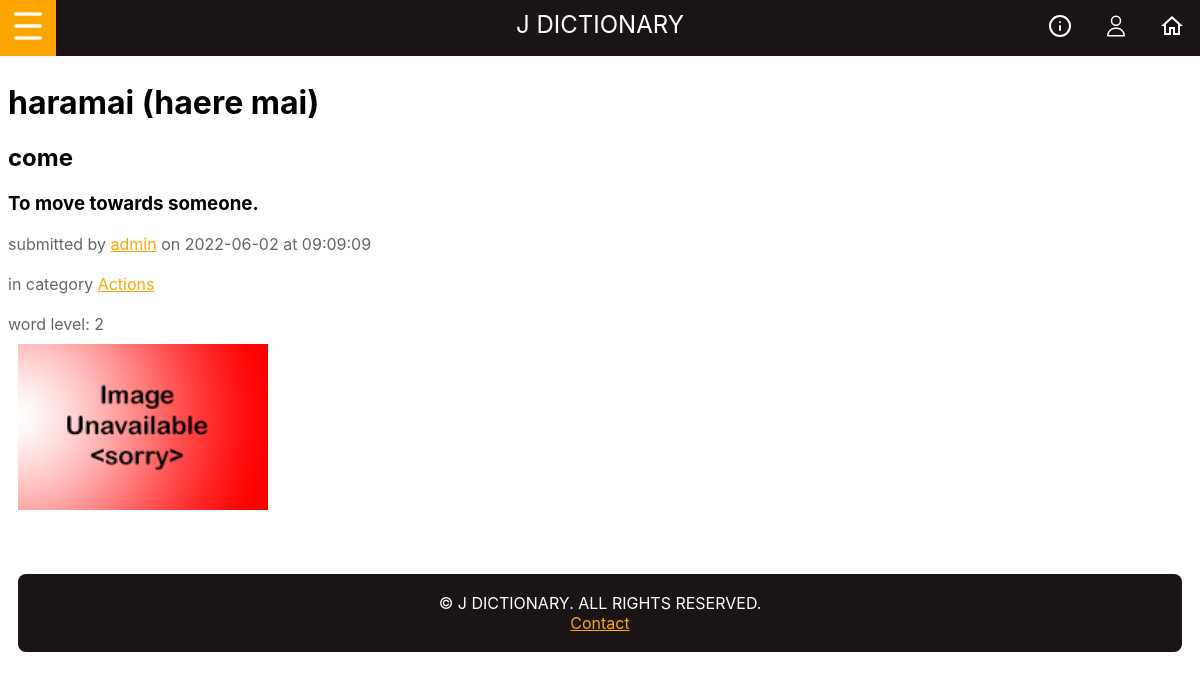
The app's page /word/1 with its own data.
### tables this page shows
CREATE TABLE "word"
(
	id integer
		constraint word_pk
			primary key autoincrement,
	english varchar(60),
	maori varchar(80),
	description varchar(400),
	timestamp timestamp,
	in_category varchar(60),
	added_by varchar(30),
	image varchar(120),
	wordlevel varchar(2)
);

CREATE TABLE category
(
    id          integer
        constraint category_pk
            primary key autoincrement
        constraint category_word_in_category_fk
            references word (in_category),
    name        varchar(60),
    description varchar(400)
);

### app.py (the view)
@app.route('/word/<word>')
def render_word_page(word):
    con = create_connection(DB_NAME)
    query = 'SELECT id FROM word where id=?'
    cur = con.cursor()
    cur.execute(query, (word,))
    word_query = cur.fetchall()
    con.close()
    print(word_query)
    if not word_query:
        return redirect('/?error=Word+does+not+exist')
    return render_template('word.html', categories=fetch_categories(), cur_category=word, logged_in=is_logged_in(),
                           admin=is_admin(), word_data=fetch_word_data(word), category_name=id_to_category(word))

### app.py (called while the page is built)
def timestamp_and_data(active_list, target_list):
    for i in active_list:
        x = int(i[5])
        x /= 1000
        timestamp = datetime.fromtimestamp(x, timezone)
        timestamp_str = str(timestamp)  # need it to be a string!
        timestamp_fh = timestamp_str[
                       0:len(timestamp_str) - 15]  # cuts off the hr, min, sec so i can add 'at' between date and time
        timestamp_lh = timestamp_str[11:len(timestamp_str) - 6]  # cuts off '+12'
        timestamp = timestamp_fh + ' at ' + timestamp_lh
        target_list.append(
            [i[0], i[1], i[2], i[3], i[4], timestamp, i[6], i[7], i[8]])

def id_to_category(word):
    con = create_connection(DB_NAME)
    query = 'SELECT in_category FROM word WHERE id=?'
    cur = con.cursor()
    cur.execute(query, (word,))
    fetched_id = cur.fetchall()
    con.close()
    fetched_id = fetched_id[0][0]
    con = create_connection(DB_NAME)
    query = 'SELECT id, name FROM category WHERE id=?'
    cur = con.cursor()
    cur.execute(query, (fetched_id,))
    fetched_data = cur.fetchall()
    con.close()
    return fetched_data[0][1]

def fetch_categories():
    con = create_connection(DB_NAME)
    query = 'SELECT * FROM category'
    cur = con.cursor()
    cur.execute(query)
    fetched_categories = cur.fetchall()
    con.close()
    return fetched_categories

def fetch_word_data(word):
    con = create_connection(DB_NAME)
    query = 'SELECT id, english, maori, description, added_by, timestamp, in_category, image, wordlevel FROM word ' \
            'WHERE id=?'
    cur = con.cursor()
    cur.execute(query, (word,))
    fetched_word = cur.fetchall()
    word_data = []
    timestamp_and_data(fetched_word, word_data)
    con.close()
    return word_data

def create_connection(db_file):
    try:
        connection = sqlite3.connect(db_file)
        return connection
    except Error as e:
        print(e)
    return None

def is_logged_in():
    if session.get('email') is None:
        print('Not logged in')
        return False
    else:
        print('Logged in')
        return True

def is_admin():
    if is_logged_in() and session.get('admin') == 1:
        return True
    else:
        return False

### templates/word.html (shortened to what this page needs)
{% extends 'base.html' %}
{% block main %}
{% for data in word_data %}
<h1>{{ data[2] }}</h1>
<h2>{{ data[1] }}</h2>
<h3>{{ data[3] }}</h3>
<div class="word-author"> submitted by <a href="/user/{{ data[4] }}">{{ data[4] }}</a> on {{ data[5] }}</div><br>
<div class="word-author"> in category <a href="/category/{{ data[6] }}">{{ category_name }}</a></div><br>
<div class="word-author">word level: {{ data[8] }}</div>
<div class="word-image"><img src="/static/images/{{ data[7] }}" width="250px"></div>
{% endfor %}
{% endblock %}

### templates/base.html (shortened to what this page needs)
<!doctype html>
<html lang="en">
<head>
    <link href="{{ url_for('static', filename='styles.css') }}" rel="stylesheet">
</head>
<body>
<div id="container">
    <nav>
        <ul>
            <li class="left-button-element">
                <div class="dropdown">
                    <button onclick="myFunction()" class="dropbtn"><img src="/static/icons/sidebar-icon.svg"></button>
                </div>
            </li>
            <li><a href="/"><img src="/static/icons/home-icon.svg"></a></li>
            <li><a href="/login"><img src="/static/icons/user-icon.svg"></a></li>
            <li><a href="/contact"><img src="/static/icons/info-icon.svg"></a></li>
            <div class="header-container">J DICTIONARY</div>
        </ul>
    </nav>
    <main>
        {% block main%}{% endblock %}
    </main>
    <footer>
        <p>
            &copy; J DICTIONARY. ALL RIGHTS RESERVED.<br>
            <a href="/contact">Contact</a>
        </p>
    </footer>
</div>
</body>
</html>

### static/styles.css (style rules this page uses)
:root { --dark: #1a1414; --accent: orange; --white: white; }
* { font-family: -apple-system, BlinkMacSystemFont, 'Segoe UI', Roboto, Oxygen, Ubuntu, Cantarell, 'Open Sans', 'Helvetica Neue', sans-serif; box-sizing: border-box; }
main { padding: 2.5em 0; }
ul { list-style-type: none; padding: 0; margin: 0; background-color: var(--dark); position: fixed; top: 0; left: 0; width: 100%; }
li { float: right; }
img { transition: transform .15s ease-in-out; }
li a { display: block; color: var(--white); text-align: center; padding: 14px 16px; text-decoration: none; background-color: var(--dark); transition: background-color .2s; }
.header-container { position: absolute; width: 100%; padding: 10px; text-align: center; color: var(--white); font-size:24px; pointer-events: none }
.left-button-element { float: left; }
footer { text-align: center; color: var(--white); background-color: var(--dark); margin: 10px; padding: 3px; border-radius: 8px; }
a:link { color: var(--accent); }
footer a { transition: color .2s; color: var(--accent); }
.dropbtn { padding: 14px 16px; font-size: 16px; border: none; cursor: pointer; transition: background-color .2s; background-color: var(--dark); color: var(--white); }
.dropbtn > img { pointer-events: none }
.dropdown { position: relative; display: inline-block; }
.word-author { color: #666; }
.word-image { padding: 10px; }

### records on screen
word: maori "haramai (haere mai)", english "come", description "To move towards someone.", added_by "admin", data "2022-06-02 at 09:09:09", wordlevel "2", image (placeholder picture)
category: name "Actions"
